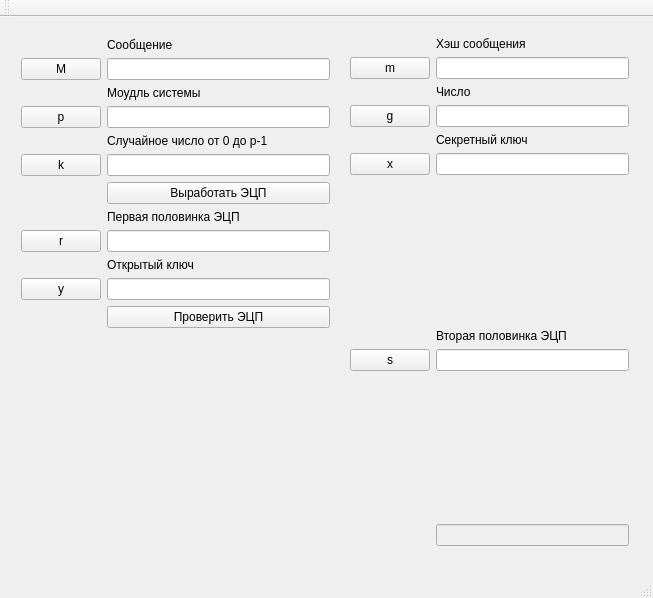
<?xml version="1.0" encoding="UTF-8"?>
<ui version="4.0">
 <class>MainWindow</class>
 <widget class="QMainWindow" name="MainWindow">
  <property name="geometry">
   <rect>
    <x>0</x>
    <y>0</y>
    <width>653</width>
    <height>598</height>
   </rect>
  </property>
  <property name="windowTitle">
   <string>MainWindow</string>
  </property>
  <widget class="QWidget" name="centralWidget">
   <widget class="QWidget" name="gridLayoutWidget">
    <property name="geometry">
     <rect>
      <x>10</x>
      <y>10</y>
      <width>331</width>
      <height>531</height>
     </rect>
    </property>
    <layout class="QGridLayout" name="gridLayout">
     <item row="1" column="2">
      <widget class="QLabel" name="label_9">
       <property name="text">
        <string>Сообщение</string>
       </property>
      </widget>
     </item>
     <item row="2" column="2">
      <widget class="QLineEdit" name="lineEdit_M"/>
     </item>
     <item row="25" column="2">
      <spacer name="verticalSpacer_2">
       <property name="orientation">
        <enum>Qt::Vertical</enum>
       </property>
       <property name="sizeHint" stdset="0">
        <size>
         <width>20</width>
         <height>40</height>
        </size>
       </property>
      </spacer>
     </item>
     <item row="5" column="2">
      <widget class="QLabel" name="label_3">
       <property name="text">
        <string>Моудль системы</string>
       </property>
      </widget>
     </item>
     <item row="6" column="2">
      <widget class="QLineEdit" name="lineEdit_p"/>
     </item>
     <item row="9" column="2">
      <widget class="QLabel" name="label_4">
       <property name="text">
        <string>Случайное число от 0 до p-1</string>
       </property>
      </widget>
     </item>
     <item row="10" column="2">
      <widget class="QLineEdit" name="lineEdit_k"/>
     </item>
     <item row="17" column="2">
      <widget class="QLineEdit" name="lineEdit_r"/>
     </item>
     <item row="21" column="2">
      <widget class="QLabel" name="label_8">
       <property name="text">
        <string>Открытый ключ</string>
       </property>
      </widget>
     </item>
     <item row="22" column="2">
      <widget class="QLineEdit" name="lineEdit_y"/>
     </item>
     <item row="23" column="2">
      <widget class="QPushButton" name="pushButton_Verify">
       <property name="text">
        <string>Проверить ЭЦП</string>
       </property>
      </widget>
     </item>
     <item row="2" column="1">
      <widget class="QPushButton" name="pushButton_M">
       <property name="text">
        <string>M</string>
       </property>
      </widget>
     </item>
     <item row="17" column="1">
      <widget class="QPushButton" name="pushButton_r">
       <property name="text">
        <string>r</string>
       </property>
      </widget>
     </item>
     <item row="22" column="1">
      <widget class="QPushButton" name="pushButton_y">
       <property name="text">
        <string>y</string>
       </property>
      </widget>
     </item>
     <item row="6" column="1">
      <widget class="QPushButton" name="pushButton_p">
       <property name="text">
        <string>p</string>
       </property>
      </widget>
     </item>
     <item row="10" column="1">
      <widget class="QPushButton" name="pushButton_k">
       <property name="text">
        <string>k</string>
       </property>
      </widget>
     </item>
     <item row="15" column="2">
      <widget class="QPushButton" name="pushButton_Subscribe">
       <property name="text">
        <string>Выработать ЭЦП</string>
       </property>
      </widget>
     </item>
     <item row="16" column="2">
      <widget class="QLabel" name="label_6">
       <property name="text">
        <string>Первая половинка ЭЦП</string>
       </property>
      </widget>
     </item>
    </layout>
   </widget>
   <widget class="QWidget" name="formLayoutWidget">
    <property name="geometry">
     <rect>
      <x>339</x>
      <y>9</y>
      <width>301</width>
      <height>531</height>
     </rect>
    </property>
    <layout class="QFormLayout" name="formLayout">
     <property name="fieldGrowthPolicy">
      <enum>QFormLayout::AllNonFixedFieldsGrow</enum>
     </property>
     <item row="0" column="1">
      <widget class="QLabel" name="label">
       <property name="text">
        <string>Хэш сообщения</string>
       </property>
      </widget>
     </item>
     <item row="1" column="0">
      <widget class="QPushButton" name="pushButton_m">
       <property name="text">
        <string>m</string>
       </property>
      </widget>
     </item>
     <item row="1" column="1">
      <widget class="QLineEdit" name="lineEdit_m">
       <property name="enabled">
        <bool>true</bool>
       </property>
      </widget>
     </item>
     <item row="2" column="1">
      <widget class="QLabel" name="label_2">
       <property name="text">
        <string>Число</string>
       </property>
      </widget>
     </item>
     <item row="3" column="0">
      <widget class="QPushButton" name="pushButton_g">
       <property name="text">
        <string>g</string>
       </property>
      </widget>
     </item>
     <item row="3" column="1">
      <widget class="QLineEdit" name="lineEdit_g"/>
     </item>
     <item row="4" column="1">
      <widget class="QLabel" name="label_5">
       <property name="text">
        <string>Cекретный ключ</string>
       </property>
      </widget>
     </item>
     <item row="5" column="0">
      <widget class="QPushButton" name="pushButton_x">
       <property name="enabled">
        <bool>true</bool>
       </property>
       <property name="text">
        <string>x</string>
       </property>
      </widget>
     </item>
     <item row="5" column="1">
      <widget class="QLineEdit" name="lineEdit_x"/>
     </item>
     <item row="6" column="0">
      <layout class="QFormLayout" name="formLayout_2"/>
     </item>
     <item row="6" column="1">
      <spacer name="verticalSpacer">
       <property name="orientation">
        <enum>Qt::Vertical</enum>
       </property>
       <property name="sizeHint" stdset="0">
        <size>
         <width>20</width>
         <height>25</height>
        </size>
       </property>
      </spacer>
     </item>
     <item row="7" column="1">
      <widget class="QLabel" name="label_7">
       <property name="text">
        <string>Вторая половинка ЭЦП</string>
       </property>
      </widget>
     </item>
     <item row="8" column="1">
      <widget class="QLineEdit" name="lineEdit_s"/>
     </item>
     <item row="8" column="0">
      <widget class="QPushButton" name="pushButton_s">
       <property name="text">
        <string>s</string>
       </property>
      </widget>
     </item>
     <item row="10" column="1">
      <widget class="QLineEdit" name="lineEdit">
       <property name="enabled">
        <bool>false</bool>
       </property>
      </widget>
     </item>
     <item row="9" column="1">
      <spacer name="verticalSpacer_3">
       <property name="orientation">
        <enum>Qt::Vertical</enum>
       </property>
       <property name="sizeHint" stdset="0">
        <size>
         <width>20</width>
         <height>40</height>
        </size>
       </property>
      </spacer>
     </item>
    </layout>
   </widget>
  </widget>
  <widget class="QMenuBar" name="menuBar">
   <property name="geometry">
    <rect>
     <x>0</x>
     <y>0</y>
     <width>653</width>
     <height>21</height>
    </rect>
   </property>
  </widget>
  <widget class="QToolBar" name="mainToolBar">
   <attribute name="toolBarArea">
    <enum>TopToolBarArea</enum>
   </attribute>
   <attribute name="toolBarBreak">
    <bool>false</bool>
   </attribute>
  </widget>
  <widget class="QStatusBar" name="statusBar"/>
 </widget>
 <layoutdefault spacing="6" margin="11"/>
 <resources/>
 <connections/>
</ui>
